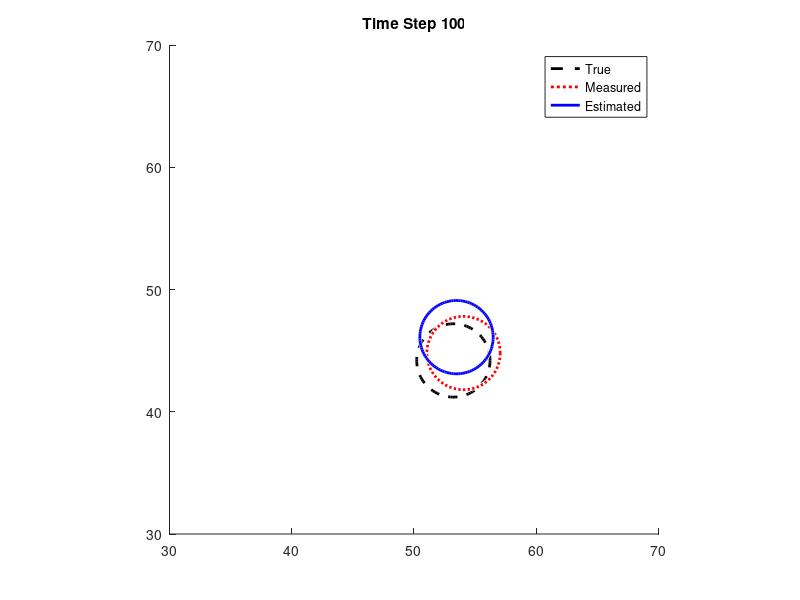

This figure's MATLAB source:
% Initialization
clear; clc;

% Parameters
num_steps = 100;
true_radius = 3;
initial_center = [50; 50];
process_noise_range = 1;      % Uniform noise [-1, 1]
measurement_noise_std = 2;    % Gaussian measurement noise

% Kalman Filter setup
x = [initial_center; 0; 0];   % [x; y; vx; vy]
P = eye(4) * 10;              % Initial uncertainty

dt = 1;
A = [1 0 dt 0;
     0 1 0 dt;
     0 0 1 0;
     0 0 0 1];                % State transition
H = [1 0 0 0;
     0 1 0 0];                % Measurement matrix

Q = 0.1 * eye(4);             % Process noise covariance
R = measurement_noise_std^2 * eye(2); % Measurement noise

% Storage for plotting
true_positions = zeros(2, num_steps);
measured_positions = zeros(2, num_steps);
estimated_positions = zeros(2, num_steps);

% Simulation loop
center = initial_center;
for t = 1:num_steps
    % True motion (random walk with uniform noise)
    center = center + (rand(2,1)*2 - 1) * process_noise_range;
    true_positions(:,t) = center;

    % Measurement (noisy observation)
    measurement = center + randn(2,1) * measurement_noise_std;
    measured_positions(:,t) = measurement;

    % --- Kalman Filter ---
    % Predict
    x = A * x;
    P = A * P * A' + Q;

    % Update
    y = measurement - H * x;
    S = H * P * H' + R;
    K = P * H' / S;
    x = x + K * y;
    P = (eye(4) - K * H) * P;

    estimated_positions(:,t) = x(1:2);
end

% Plotting
figure;
for t = 1:num_steps
    clf;
    viscircles(true_positions(:,t)', true_radius, 'Color', 'k', 'LineStyle', '--');
    viscircles(measured_positions(:,t)', true_radius, 'Color', 'r', 'LineStyle', ':');
    viscircles(estimated_positions(:,t)', true_radius, 'Color', 'b');

    legend('True', 'Measured', 'Estimated');
    axis([30 70 30 70]);
    axis equal;
    title(sprintf('Time Step %d', t));
    drawnow;
    pause(0.1);
end
